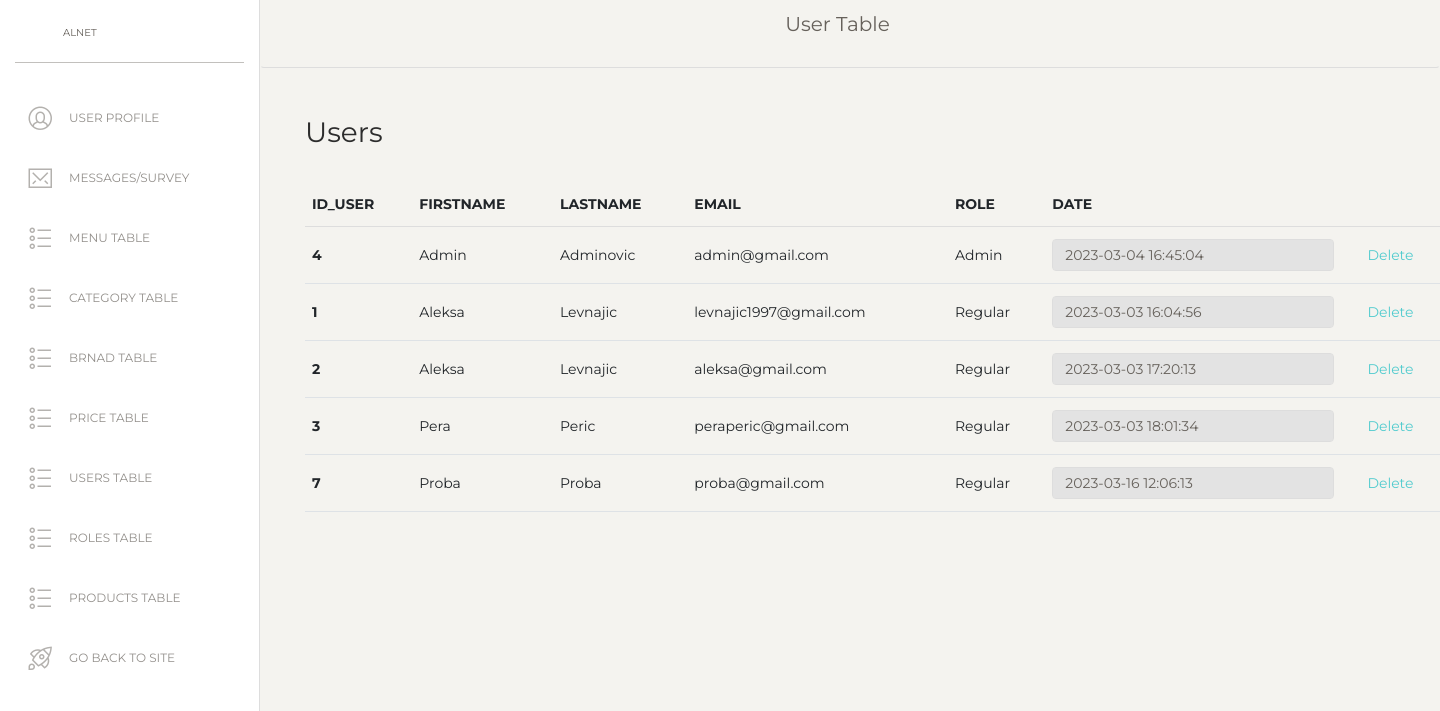
Page /usersTable.php (signed in) on the committed database.
### tables this page shows
CREATE TABLE `user` (
  `id_user` int(50) NOT NULL,
  `firstName` varchar(20) NOT NULL,
  `lastName` varchar(20) NOT NULL,
  `email` varchar(50) NOT NULL,
  `passwordCrypt` varchar(50) NOT NULL,
  `dateOfRegistration` timestamp NOT NULL DEFAULT current_timestamp(),
  `id_role` int(50) NOT NULL
);

CREATE TABLE `roles` (
  `id_role` int(50) NOT NULL,
  `role_name` varchar(50) NOT NULL
);

### usersTable.php (the view, shortened to what this page needs)
<?php
   $user = $_SESSION['user'];
     if(!isset($_SESSION['user'])){
     header("location: models/404.php?notFound");
   }
     else if($user->id_role!=1){
     header("location: models/404.php?notFound");
   }
  else{
  include "includes/headAdmin.php";
  include "includes/headerAdmin.php";
  include "config/connection.php";
  function usersAll(){
    global $conn;
    try{
        $query="SELECT * FROM user u INNER JOIN roles r ON u.id_role=r.id_role";
        $products=$conn->query($query)->fetchAll();
        return $products;
    }
    catch(PDOException $e){
        $message="Server error";
    }
}
$users=usersAll();
?>
  <div class="main-panel" style="height: 100vh;">
      <nav class="navbar navbar-expand-lg navbar-absolute fixed-top navbar-transparent">
        <div class="container-fluid">
          <div class="navbar-wrapper">
            <a class="navbar-brand" href="adminPanel.php">User Table</a>
          </div>
        </div>
      </nav>
    <div class="content">
        <div class="container">
            <div class="row">
      <div class="col-md-12">
        <h3>Users</h3>
        <div id="users">
            <table class="table">
              <thead>
                <tr>
                  <th scope="col">id_user</th>
                  <th scope="col">firstName</th>
                  <th scope="col">lastName</th>
                  <th scope="col">email</th>
                  <th scope="col">role</th>
                  <th scope="col">date</th>
                </tr>
              </thead>
              <tbody>
              <?php
                foreach($users as $u):
              ?>
                <tr>
                  <th scope="row"><?=$u->id_user?></th>
                  <td id="nameUser<?=$u->id_user?>"><?=$u->firstName?></td>
                  <td id="lastNameUser<?=$u->id_user?>"><?=$u->lastName?></td>
                  <td id="emailUser<?=$u->id_user?>"><?=$u->email?></td>
                  <td id="roleUser<?=$u->id_user?>"><?=$u->role_name?></td>
                  <td><input type="text"  class="form-control" id="timeUser<?=$u->id_user?>" value="<?=$u->dateOfRegistration?>" disabled/></td>
                  <td>
                          </div>
                        </div>
                      </div>
                  </td>
                  <td><a href="#" data-id="<?=$u->id_user?>" class="deleteUser">Delete</a></td>
                </tr>
              <?php
                endforeach;
              ?>
<?php
  }
  include "includes/footerAdmin.php";
?>

### rows in the picture
user: id_user "4", firstName "Admin", lastName "Adminovic", email "admin@gmail.com", id_role.role_name "Admin", dateOfRegistration "2023-03-04 16:45:04"
user: id_user "1", firstName "Aleksa", lastName "Levnajic", email "levnajic1997@gmail.com", id_role.role_name "Regular", dateOfRegistration "2023-03-03 16:04:56"
user: id_user "2", firstName "Aleksa", lastName "Levnajic", email "aleksa@gmail.com", id_role.role_name "Regular", dateOfRegistration "2023-03-03 17:20:13"
user: id_user "3", firstName "Pera", lastName "Peric", email "peraperic@gmail.com", id_role.role_name "Regular", dateOfRegistration "2023-03-03 18:01:34"
user: id_user "7", firstName "Proba", lastName "Proba", email "proba@gmail.com", id_role.role_name "Regular", dateOfRegistration "2023-03-16 12:06:13"
